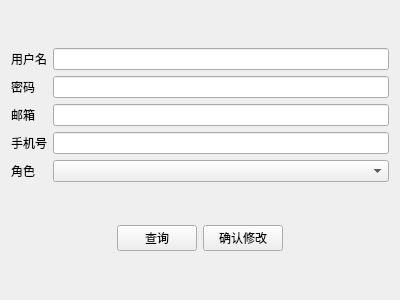
<?xml version="1.0" encoding="UTF-8"?>
<ui version="4.0">
 <class>adminUpdateUserInfoDialog</class>
 <widget class="QWidget" name="adminUpdateUserInfoDialog">
  <property name="geometry">
   <rect>
    <x>0</x>
    <y>0</y>
    <width>400</width>
    <height>300</height>
   </rect>
  </property>
  <property name="windowTitle">
   <string>Form</string>
  </property>
  <layout class="QGridLayout" name="gridLayout_2">
   <item row="0" column="0">
    <layout class="QGridLayout" name="gridLayout">
     <item row="0" column="0">
      <layout class="QVBoxLayout" name="verticalLayout">
       <item>
        <widget class="QLabel" name="label">
         <property name="text">
          <string>用户名</string>
         </property>
        </widget>
       </item>
       <item>
        <widget class="QLabel" name="label_2">
         <property name="text">
          <string>密码</string>
         </property>
        </widget>
       </item>
       <item>
        <widget class="QLabel" name="label_3">
         <property name="text">
          <string>邮箱</string>
         </property>
        </widget>
       </item>
       <item>
        <widget class="QLabel" name="label_4">
         <property name="text">
          <string>手机号</string>
         </property>
        </widget>
       </item>
       <item>
        <widget class="QLabel" name="label_6">
         <property name="text">
          <string>角色</string>
         </property>
        </widget>
       </item>
      </layout>
     </item>
     <item row="0" column="1">
      <layout class="QVBoxLayout" name="verticalLayout_2">
       <item>
        <widget class="QLineEdit" name="usernameEdit"/>
       </item>
       <item>
        <widget class="QLineEdit" name="passwordEdit"/>
       </item>
       <item>
        <widget class="QLineEdit" name="emailEdit"/>
       </item>
       <item>
        <widget class="QLineEdit" name="phoneEdit"/>
       </item>
       <item>
        <widget class="QComboBox" name="roleComboBox"/>
       </item>
      </layout>
     </item>
    </layout>
   </item>
   <item row="1" column="0">
    <layout class="QHBoxLayout" name="horizontalLayout">
     <item>
      <spacer name="horizontalSpacer">
       <property name="orientation">
        <enum>Qt::Horizontal</enum>
       </property>
       <property name="sizeHint" stdset="0">
        <size>
         <width>40</width>
         <height>20</height>
        </size>
       </property>
      </spacer>
     </item>
     <item>
      <widget class="QPushButton" name="queryButton">
       <property name="text">
        <string>查询</string>
       </property>
      </widget>
     </item>
     <item>
      <widget class="QPushButton" name="updateButton">
       <property name="text">
        <string>确认修改</string>
       </property>
      </widget>
     </item>
     <item>
      <spacer name="horizontalSpacer_2">
       <property name="orientation">
        <enum>Qt::Horizontal</enum>
       </property>
       <property name="sizeHint" stdset="0">
        <size>
         <width>40</width>
         <height>20</height>
        </size>
       </property>
      </spacer>
     </item>
    </layout>
   </item>
  </layout>
 </widget>
 <resources/>
 <connections/>
</ui>
